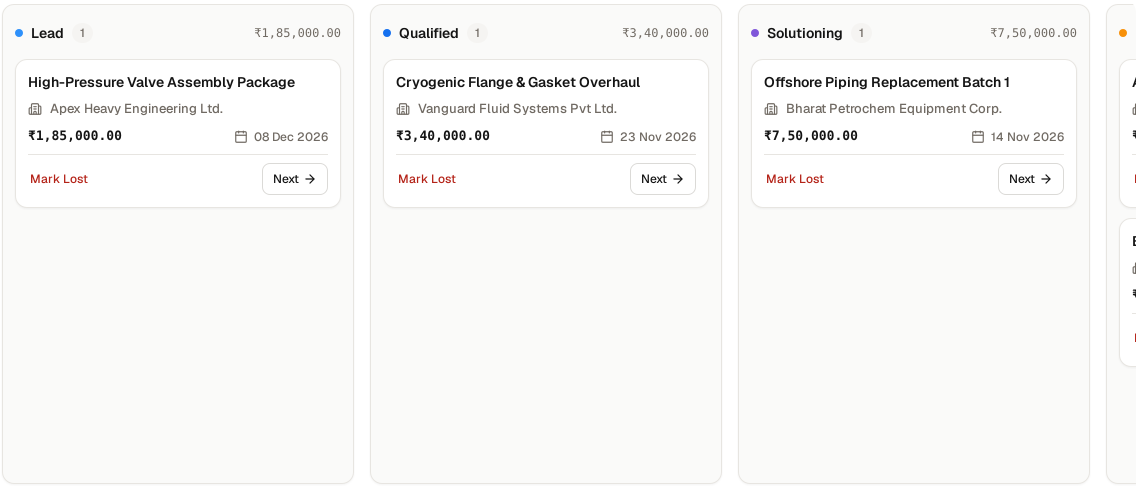
#> input picture docs/design-mapping/screenshots/opportunities-kanban/opportunities-kanban-desktop-1440x900.png, 2272 x 1000 px (shown at 1/2 size)
$ python generate_opportunities_kanban_contact_sheet.py
#> lines starting #> are read from the running program, lines starting #| are printed output that depends on the picture
#!/usr/bin/env python3
"""
Generate ForgeFlow × Sakani Opportunities Kanban Conformance Contact Sheet
"""

import os
import json
from PIL import Image, ImageDraw, ImageFont

BASE_DIR = os.path.dirname(os.path.dirname(os.path.abspath(__file__)))
SCREENSHOTS_DIR = os.path.join(BASE_DIR, "docs/design-mapping/screenshots/opportunities-kanban")
OUTPUT_PATH = os.path.join(SCREENSHOTS_DIR, "contact-sheet.png")

def get_font(size, bold=False):
    font_paths = [
        "/usr/share/fonts/truetype/dejavu/DejaVuSans-Bold.ttf" if bold else "/usr/share/fonts/truetype/dejavu/DejaVuSans.ttf",
        "/usr/share/fonts/truetype/liberation/LiberationSans-Bold.ttf" if bold else "/usr/share/fonts/truetype/liberation/LiberationSans-Regular.ttf",
    ]
    for p in font_paths:
        if os.path.exists(p):
            return ImageFont.truetype(p, size)
    return ImageFont.load_default()

def create_contact_sheet():
    os.makedirs(SCREENSHOTS_DIR, exist_ok=True)

    # 1. Load images
    board_desktop = Image.open(os.path.join(SCREENSHOTS_DIR, "opportunities-kanban-desktop-1440x900.png"))
#> board_desktop is the input picture: PIL image 2272x1000 RGB; mean R, G, B 248.1, 247.9, 247.2
    board_dark = Image.open(os.path.join(SCREENSHOTS_DIR, "opportunities-kanban-dark-desktop-1440x900.png"))
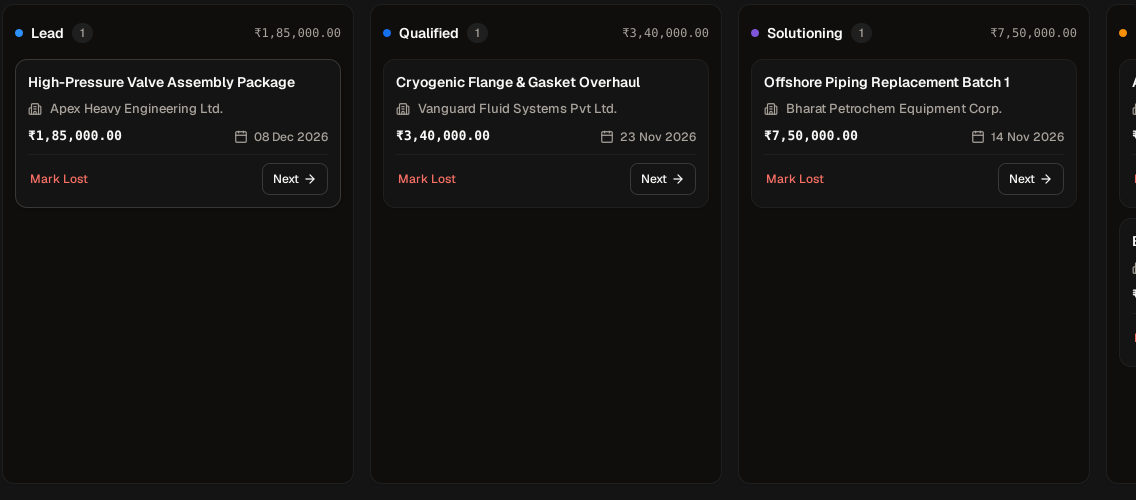
#> input picture docs/design-mapping/screenshots/opportunities-kanban/opportunities-kanban-dark-desktop-1440x900.png, 2272 x 1000 px (shown at 1/2 size)
#> board_dark is the input picture: PIL image 2272x1000 RGB; mean R, G, B 20.4, 19.6, 18.2
    board_tablet = Image.open(os.path.join(SCREENSHOTS_DIR, "opportunities-kanban-tablet-1024x768.png"))
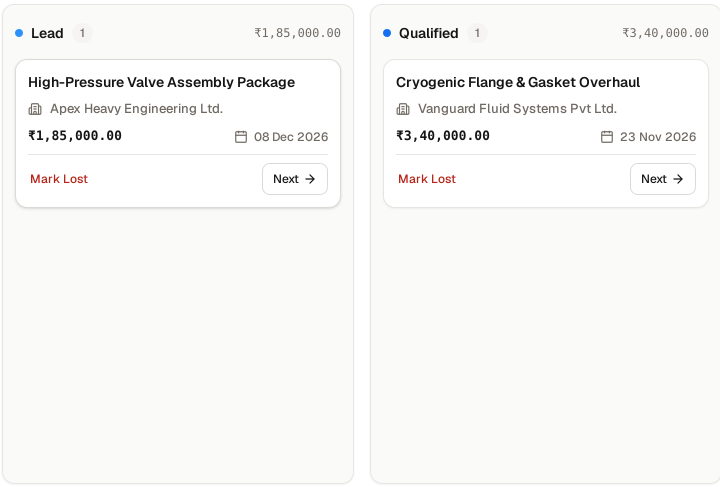
#> input picture docs/design-mapping/screenshots/opportunities-kanban/opportunities-kanban-tablet-1024x768.png, 1440 x 1000 px (shown at 1/2 size)
#> board_tablet is the input picture: PIL image 1440x1000 RGB; mean R, G, B 248, 247.8, 247.1
    board_mobile = Image.open(os.path.join(SCREENSHOTS_DIR, "opportunities-kanban-mobile-390x844.png"))
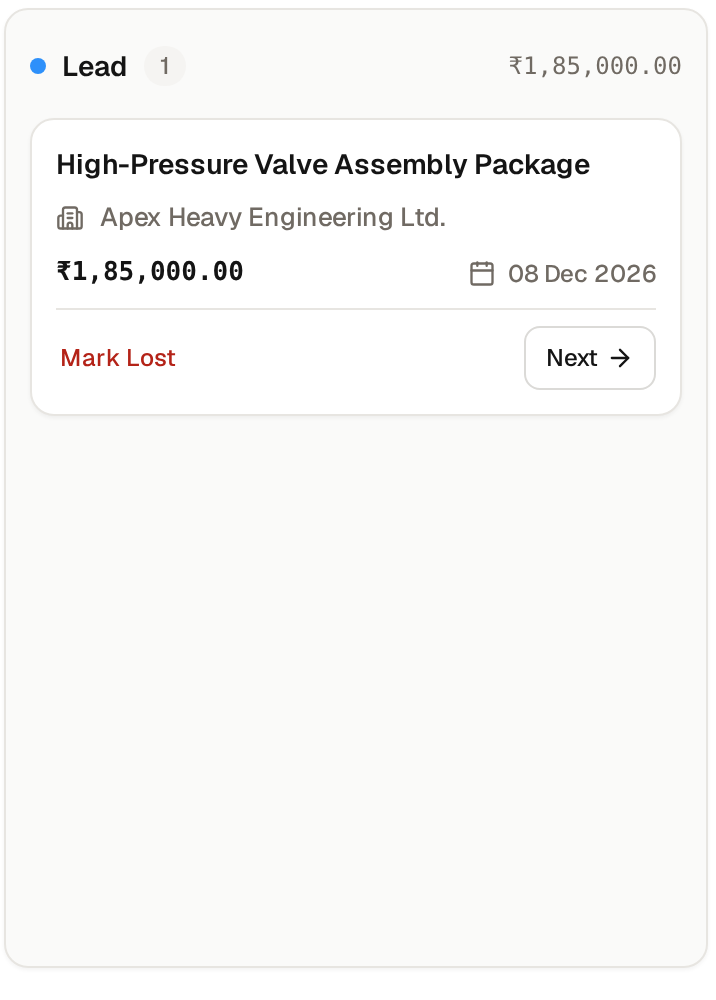
#> input picture docs/design-mapping/screenshots/opportunities-kanban/opportunities-kanban-mobile-390x844.png, 716 x 1000 px
#> board_mobile is the input picture: PIL image 716x1000 RGB; mean R, G, B 248, 247.9, 247.1
    card_closeup = Image.open(os.path.join(SCREENSHOTS_DIR, "opportunities-card-desktop-1440x900.png"))
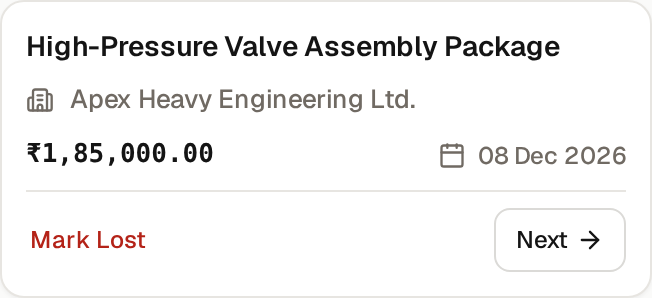
#> input picture docs/design-mapping/screenshots/opportunities-kanban/opportunities-card-desktop-1440x900.png, 652 x 298 px
#> card_closeup is the input picture: PIL image 652x298 RGB; mean R, G, B 244.2, 243.5, 243.2
#> (the run stopped early here; a loop or call above may not have finished)
